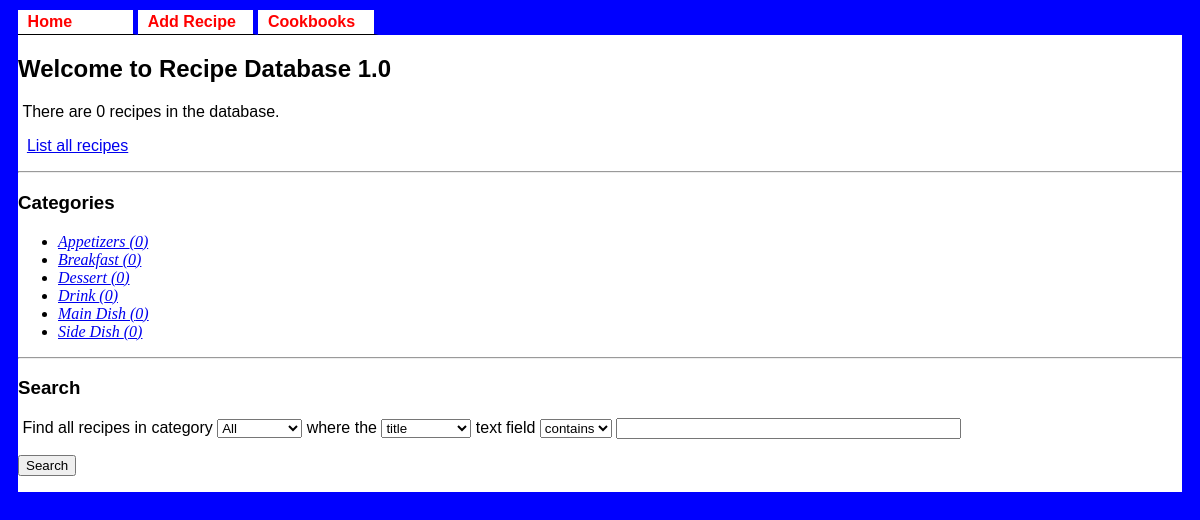
The page / on the database its author committed.
### tables this page shows
CREATE TABLE `recipe_types` (
  `tid` tinyint(3) unsigned NOT NULL AUTO_INCREMENT,
  `type` varchar(255) DEFAULT NULL,
  PRIMARY KEY (`tid`)
);

### www/index.php (the view, shortened to what this page needs)
<?php
require("header.php");
$result = mysql_query("SELECT id, type FROM recipes, recipe_types WHERE recipes.tid = recipe_types.tid") or die("Could not get recipes: " . mysql_error());
$num_recipes = mysql_num_rows($result);
?>
<h2>Welcome to Recipe Database 1.0</h2>
<p>&nbsp;There
<?php
if($num_recipes == 1) {
  echo "is 1 recipe ";
}
else {
  echo "are " . (int)$num_recipes . " recipes ";
}
?>
in the database.</p>
<p>&nbsp;
<a href="list_recipes.php">List all recipes</a>
</p>
<hr/>
<h3>Categories</h3>
<?php
$result = mysql_query("SELECT tid, type FROM recipe_types ORDER BY type") or die("Could not get recipe categories: " . mysql_error());
?>
<ul>
<?php
while($row = mysql_fetch_array($result)) {
  echo "<li><a href=\"list_recipes.php?category=". $row['tid'] . "\"><i>" . $row['type'] . " (" . (int)$type_count[$row['type']] . ")</i></a></li>\n";
}
?>
</ul>
<hr/>
<h3>Search</h3>
<form name="searchForm" action="list_recipes.php" method="POST">
<p>
&nbsp;Find all recipes in category
<select name="searchCategory">
<option value="-1">All</option>
</select>
where the
<select name="textField">
<option value="title">title</option>
</select>
text field
<select name="queryType">
<option value="contains">contains</option>
</select>
<input type="text" name="searchText" size="40"></input>
</p>
<p>
<input type="submit" value="Search"></input>
</p>
</form>
<?php
require("footer.php");
?>

### www/header.php (shortened to what this page needs)
<!DOCTYPE html
PUBLIC "-//W3C//DTD XHTML 1.0 Strict//EN"
"http://www.w3.org/TR/xhtml1/DTD/xhtml1-strict.dtd">
<html xmlns="http://www.w3.org/1999/xhtml" xml:lang="en" lang="en">
<head>
  <link rel="stylesheet" href="./jzrd.css" type="text/css" />
</head>
<body>
  <div class="container">
    <div class="header">
      <ul class="tab">
          <li><a href="index.php" class="tab">Home</a></li>
	  <li><a href="add_recipe.php" class="tab">Add Recipe</a></li>
	  <li><a href="cookbooks.php" class="tab">Cookbooks</a></li>
      </ul>
    </div>
    <div class="content">

### www/footer.php
    </div>
  </div>
</body>
</html>

### www/jzrd.css (style rules this page uses)
body { background-color: blue }
p, h1, h2, h3, h4, h5, h6 { font-family: arial }
div.container { margin:10px; }
div.content { float:left; width:100%; background-color:white; }
div.header { clear:left; }
ul.tab { float:left; width:100%; padding:0; margin:0; list-style-type:none; }
a.tab { float:left; width:6em; font-family:arial; font-weight:bold; text-decoration:none; color:red; background-color:white; padding: 0.2em 0.6em; border-right:5px solid blue; border-bottom: 1px solid black; }

### rows shown on the page
recipe_types: type "Appetizers", type "0"
recipe_types: type "Breakfast", type "0"
recipe_types: type "Dessert", type "0"
recipe_types: type "Drink", type "0"
recipe_types: type "Main Dish", type "0"
recipe_types: type "Side Dish", type "0"

### other values the page prints
$num_recipes "0"
